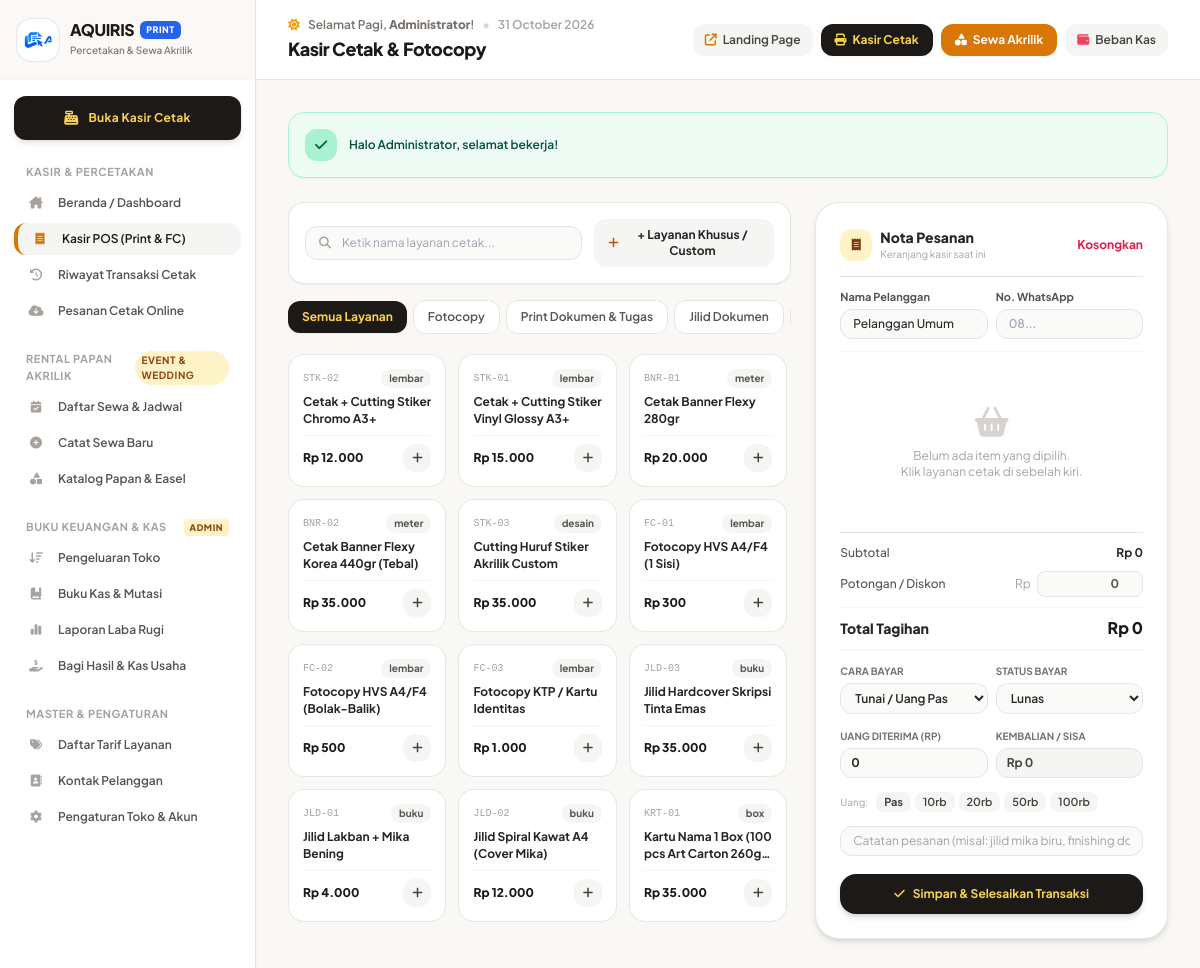
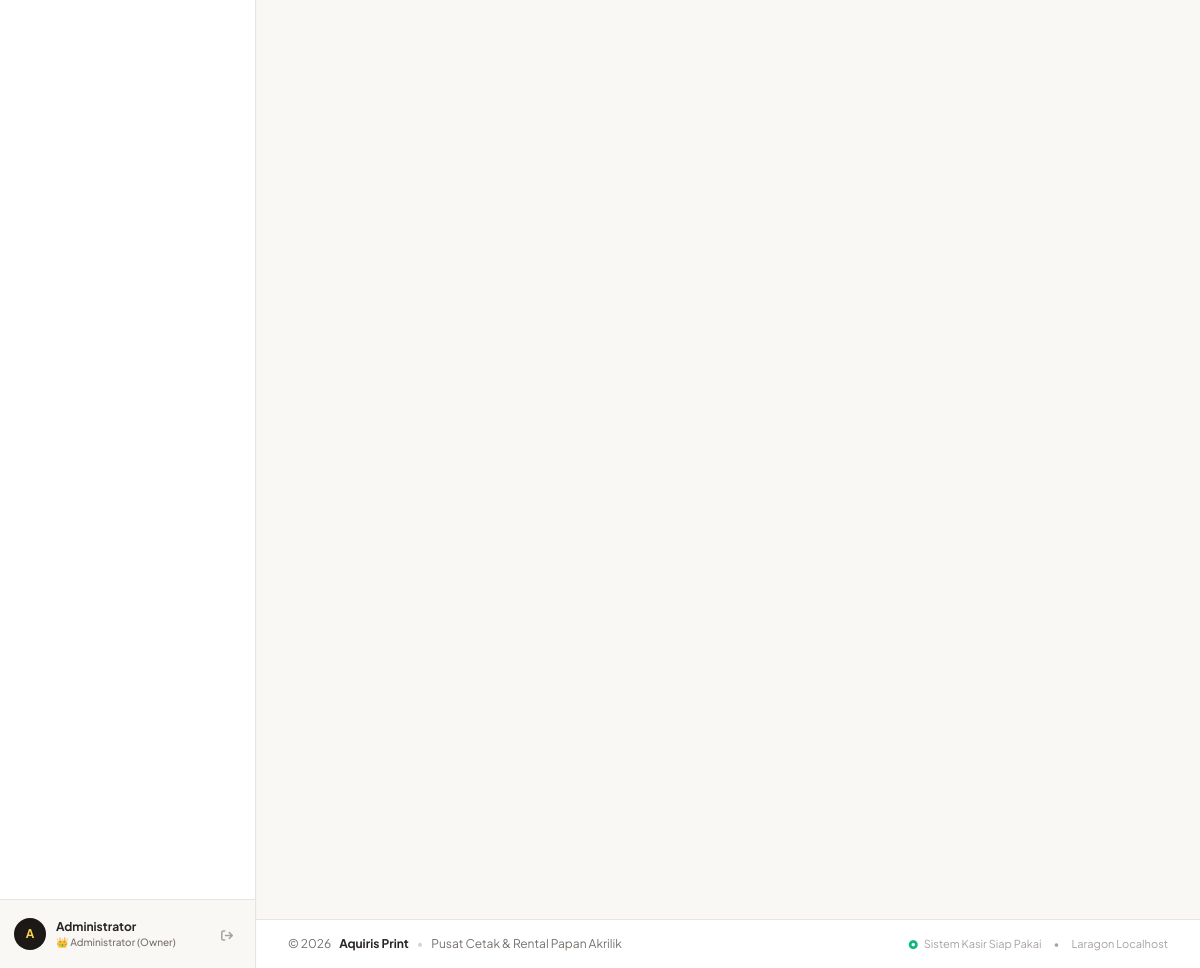
Page /kasir.php (signed in) on the committed database (2 pictures, top to bottom).
### tables this page shows
CREATE TABLE `categories_product` (
  `id` int NOT NULL AUTO_INCREMENT,
  `name` varchar(100) NOT NULL,
  `created_at` timestamp NULL DEFAULT CURRENT_TIMESTAMP,
  PRIMARY KEY (`id`)
);

CREATE TABLE `products` (
  `id` int NOT NULL AUTO_INCREMENT,
  `category_id` int DEFAULT NULL,
  `code` varchar(50) DEFAULT NULL,
  `name` varchar(150) NOT NULL,
  `unit` varchar(30) NOT NULL DEFAULT 'lembar',
  `price` decimal(12,2) NOT NULL DEFAULT '0.00',
  `created_at` timestamp NULL DEFAULT CURRENT_TIMESTAMP,
  PRIMARY KEY (`id`),
  UNIQUE KEY `code` (`code`),
  KEY `category_id` (`category_id`)
);

### includes/functions.php (called while the page is built, shortened)
<?php
function formatRupiah($amount): string {
    $val = (float)($amount ?? 0);
    return 'Rp ' . number_format($val, 0, ',', '.');
}

### kasir.php (the view, shortened to what this page needs)
<?php
require_once __DIR__ . '/includes/header.php';
$pdo = Database::getConnection();
$categories = $pdo->query("SELECT * FROM categories_product ORDER BY id ASC")->fetchAll();
$products = $pdo->query("SELECT p.*, c.name as category_name FROM products p LEFT JOIN categories_product c ON p.category_id = c.id ORDER BY p.name ASC")->fetchAll();
?>
<div class="grid grid-cols-1 lg:grid-cols-12 gap-6 items-start">
    <div class="lg:col-span-7 space-y-4">
        <div class="bg-white p-4 rounded-2xl border border-stone-200/90 shadow-sm flex flex-col sm:flex-row gap-3 items-center justify-between">
            <div class="relative w-full sm:w-80">
                <div class="absolute inset-y-0 left-0 pl-3.5 flex items-center pointer-events-none text-stone-400">
                </div>
                <input type="text" id="searchProduct" placeholder="Ketik nama layanan cetak..."
                    class="w-full pl-9 pr-3 py-2 bg-stone-50 border border-stone-200 rounded-xl text-xs focus:ring-2 focus:ring-amber-500 focus:bg-white outline-none transition" />
            </div>
            <button type="button" onclick="openCustomItemModal()" class="w-full sm:w-auto inline-flex items-center justify-center gap-1.5 px-3.5 py-2 bg-stone-100 hover:bg-stone-200 text-stone-800 rounded-xl text-xs font-bold transition">
                <i class="fa-solid fa-plus text-amber-700"></i>
                <span>+ Layanan Khusus / Custom</span>
            </button>
        </div>
        <div class="flex items-center gap-1.5 overflow-x-auto pb-1 scrollbar-none text-xs">
            <button type="button" onclick="filterCategory('all')" class="category-btn active px-3.5 py-2 rounded-xl font-bold transition bg-stone-900 text-amber-300 shadow-sm whitespace-nowrap" data-category="all">
                Semua Layanan
            </button>
            <?php foreach ($categories as $cat): ?>
                <button type="button" onclick="filterCategory(<?= $cat['id'] ?>)" class="category-btn px-3.5 py-2 rounded-xl font-semibold transition bg-white text-stone-600 border border-stone-200 hover:bg-stone-100 whitespace-nowrap" data-category="<?= $cat['id'] ?>">
                    <?= htmlspecialchars($cat['name']) ?>
                </button>
            <?php endforeach; ?>
        </div>
        <div id="productGrid" class="grid grid-cols-2 sm:grid-cols-3 gap-3 max-h-[580px] overflow-y-auto pr-1">
            <?php foreach ($products as $p): ?>
                <div class="product-item bg-white p-3.5 rounded-2xl border border-stone-200/90 hover:border-amber-400 hover:shadow-md transition cursor-pointer flex flex-col justify-between group"
                     data-id="<?= $p['id'] ?>"
                     data-name="<?= htmlspecialchars($p['name']) ?>"
                     data-price="<?= (float)$p['price'] ?>"
                     data-unit="<?= htmlspecialchars($p['unit']) ?>"
                     data-category="<?= $p['category_id'] ?>"
                     onclick="addToCart(<?= $p['id'] ?>, '<?= addslashes(htmlspecialchars($p['name'])) ?>', <?= (float)$p['price'] ?>, '<?= htmlspecialchars($p['unit']) ?>')">
                    <div>
                        <div class="flex items-center justify-between text-[10px] text-stone-400 mb-1.5">
                            <span class="font-mono"><?= htmlspecialchars($p['code'] ?: 'CETAK') ?></span>
                            <span class="bg-stone-100 px-2 py-0.5 rounded-full text-stone-600 font-bold"><?= htmlspecialchars($p['unit']) ?></span>
                        </div>
                        <h4 class="font-bold text-xs text-stone-800 group-hover:text-amber-800 transition line-clamp-2 mb-2 leading-snug">
                            <?= htmlspecialchars($p['name']) ?>
                        </h4>
                    </div>
                    <div class="pt-2 border-t border-stone-100 flex items-center justify-between mt-auto">
                        <span class="font-black text-xs text-stone-900">
                            <?= formatRupiah($p['price']) ?>
                        </span>
                        <div class="w-7 h-7 rounded-xl bg-stone-100 text-stone-700 flex items-center justify-center text-xs group-hover:bg-stone-900 group-hover:text-amber-300 transition">
                            <i class="fa-solid fa-plus"></i>
                        </div>
                    </div>
                </div>
            <?php endforeach; ?>
        </div>
    </div>
    <div class="lg:col-span-5 bg-white rounded-3xl border border-stone-200/90 shadow-md p-5 sm:p-6 sticky top-0">
        <div class="flex items-center justify-between pb-3.5 border-b border-stone-200">
            <div class="flex items-center gap-2">
                <div class="w-8 h-8 rounded-xl bg-amber-100 text-amber-900 flex items-center justify-center text-xs font-bold">
                    <i class="fa-solid fa-receipt"></i>
                </div>
                <div>
                    <h3 class="font-extrabold text-sm text-stone-800">Nota Pesanan</h3>
                    <p class="text-[10px] text-stone-400">Keranjang kasir saat ini</p>
                </div>
            </div>
            <button type="button" onclick="clearCart()" class="text-xs text-rose-600 hover:text-rose-700 font-bold">
                Kosongkan
            </button>
        </div>
        <div class="py-3 border-b border-stone-100 space-y-2">
            <div class="grid grid-cols-2 gap-2 text-xs">
                <div>
                    <label class="block text-[11px] font-bold text-stone-600 mb-1">Nama Pelanggan</label>
                    <input type="text" id="customerName" placeholder="Umum / Nama..." value="Pelanggan Umum"
                           class="w-full px-3 py-1.5 bg-stone-50 border border-stone-200 rounded-xl text-xs outline-none focus:ring-1 focus:ring-amber-500 font-medium" />
                </div>
                <div>
                    <label class="block text-[11px] font-bold text-stone-600 mb-1">No. WhatsApp</label>
                    <input type="text" id="customerPhone" placeholder="08..."
                           class="w-full px-3 py-1.5 bg-stone-50 border border-stone-200 rounded-xl text-xs outline-none focus:ring-1 focus:ring-amber-500 font-medium" />
                </div>
            </div>
        </div>
        <div id="cartItemsList" class="my-3 max-h-56 overflow-y-auto divide-y divide-stone-100 space-y-2">
            <div id="emptyCartNotice" class="text-center py-10 text-stone-400 text-xs">
                <i class="fa-solid fa-basket-shopping text-3xl mb-2 text-stone-300"></i>
                <p>Belum ada item yang dipilih.<br>Klik layanan cetak di sebelah kiri.</p>
            </div>
        </div>
        <div class="pt-3 border-t border-stone-200 space-y-2.5 text-xs">
            <div class="flex justify-between items-center text-stone-600">
                <span class="font-medium">Subtotal</span>
                <span id="cartSubtotalText" class="font-bold text-stone-800">Rp 0</span>
            </div>
            <div class="flex justify-between items-center text-stone-600">
                <span class="font-medium">Potongan / Diskon</span>
                <div class="flex items-center gap-1.5 w-32">
                    <span class="text-stone-400 text-xs">Rp</span>
                    <input type="number" id="discountInput" value="0" min="0" oninput="renderCartSummary()"
                           class="w-full px-2 py-1 bg-stone-50 border border-stone-200 rounded-lg text-right text-xs outline-none focus:ring-1 focus:ring-amber-500 font-bold" />
                </div>
            </div>
            <div class="flex justify-between items-center pt-2 border-t border-stone-100 text-sm">
                <span class="font-black text-stone-800">Total Tagihan</span>
                <span id="cartGrandTotalText" class="font-black text-stone-900 text-base">Rp 0</span>
            </div>
            <div class="pt-3 space-y-2.5 border-t border-stone-100">
                <div class="grid grid-cols-2 gap-2">
                    <div>
                        <label class="block text-[10px] font-bold text-stone-500 uppercase">Cara Bayar</label>
                        <select id="paymentMethod" class="w-full mt-1 px-2.5 py-1.5 bg-stone-50 border border-stone-200 rounded-xl text-xs outline-none font-semibold">
                            <option value="tunai">Tunai / Uang Pas</option>
                        </select>
                    </div>
                    <div>
                        <label class="block text-[10px] font-bold text-stone-500 uppercase">Status Bayar</label>
                        <select id="paymentStatus" onchange="handlePaymentStatusChange()" class="w-full mt-1 px-2.5 py-1.5 bg-stone-50 border border-stone-200 rounded-xl text-xs outline-none font-semibold">
                            <option value="lunas">Lunas</option>
                        </select>
                    </div>
                </div>
                <div class="grid grid-cols-2 gap-2 pt-1">
                    <div>
                        <label class="block text-[10px] font-bold text-stone-500 uppercase">Uang Diterima (Rp)</label>
                        <input type="number" id="paidAmountInput" value="0" min="0" oninput="renderCartSummary()"
                               class="w-full mt-1 px-2.5 py-1.5 bg-stone-50 border border-stone-200 rounded-xl text-xs outline-none font-bold text-stone-800" />
                    </div>
                    <div>
                        <label class="block text-[10px] font-bold text-stone-500 uppercase">Kembalian / Sisa</label>
                        <div id="changeAmountText" class="w-full mt-1 px-2.5 py-1.5 bg-stone-100 border border-stone-200 rounded-xl text-xs font-bold text-stone-700">
                            Rp 0
                        </div>
                    </div>
                </div>
                <div class="flex items-center gap-1 pt-1 text-[11px] overflow-x-auto scrollbar-none">
                    <span class="text-stone-400 text-[10px] mr-1">Uang:</span>
                    <button type="button" onclick="setExactAmount()" class="px-2 py-0.5 bg-stone-100 hover:bg-stone-200 rounded-lg font-bold text-stone-700">Pas</button>
                    <button type="button" onclick="setCashPreset(10000)" class="px-2 py-0.5 bg-stone-100 hover:bg-stone-200 rounded-lg font-semibold text-stone-700">10rb</button>
                    <button type="button" onclick="setCashPreset(20000)" class="px-2 py-0.5 bg-stone-100 hover:bg-stone-200 rounded-lg font-semibold text-stone-700">20rb</button>
                    <button type="button" onclick="setCashPreset(50000)" class="px-2 py-0.5 bg-stone-100 hover:bg-stone-200 rounded-lg font-semibold text-stone-700">50rb</button>
                    <button type="button" onclick="setCashPreset(100000)" class="px-2 py-0.5 bg-stone-100 hover:bg-stone-200 rounded-lg font-semibold text-stone-700">100rb</button>
                </div>
            </div>
            <div class="pt-1">
                <input type="text" id="orderNotes" placeholder="Catatan pesanan (misal: jilid mika biru, finishing doff)..."
                       class="w-full px-3 py-1.5 bg-stone-50 border border-stone-200 rounded-xl text-xs outline-none text-stone-600" />
            </div>
            <div class="pt-2">
                <button type="button" id="btnSubmitOrder" onclick="processOrderCheckout()"
                        class="w-full py-3 bg-stone-900 hover:bg-stone-800 text-amber-300 font-bold rounded-2xl text-xs shadow-md shadow-stone-900/15 transition flex items-center justify-center gap-2">
                    <i class="fa-solid fa-check"></i>
                    <span>Simpan & Selesaikan Transaksi</span>
                </button>
            </div>
        </div>
    </div>
</div>
<?php require_once __DIR__ . '/includes/footer.php'; ?>

### includes/header.php (style rules this page uses)
html, body { height: 100%; overflow: hidden; margin: 0; padding: 0; }
body { font-family: 'Plus Jakarta Sans', sans-serif; background-color: #FAF8F5; color: #292524; }

### rows in the picture
categories_product: name "Fotocopy"
categories_product: name "Print Dokumen & Tugas"
categories_product: name "Jilid Dokumen"
products: code "STK-02", unit "lembar", name "Cetak + Cutting Stiker Chromo A3+", price "Rp 12.000"
products: code "STK-01", unit "lembar", name "Cetak + Cutting Stiker Vinyl Glossy A3+", price "Rp 15.000"
products: code "BNR-01", unit "meter", name "Cetak Banner Flexy 280gr", price "Rp 20.000"
products: code "BNR-02", unit "meter", name "Cetak Banner Flexy Korea 440gr (Tebal)", price "Rp 35.000"
products: code "STK-03", unit "desain", name "Cutting Huruf Stiker Akrilik Custom", price "Rp 35.000"
products: code "FC-01", unit "lembar", name "Fotocopy HVS A4/F4 (1 Sisi)", price "Rp 300"
products: code "FC-02", unit "lembar", name "Fotocopy HVS A4/F4 (Bolak-Balik)", price "Rp 500"
products: code "FC-03", unit "lembar", name "Fotocopy KTP / Kartu Identitas", price "Rp 1.000"
products: code "JLD-03", unit "buku", name "Jilid Hardcover Skripsi Tinta Emas", price "Rp 35.000"
products: code "JLD-01", unit "buku", name "Jilid Lakban + Mika Bening", price "Rp 4.000"
products: code "JLD-02", unit "buku", name "Jilid Spiral Kawat A4 (Cover Mika)", price "Rp 12.000"
products: code "KRT-01", unit "box", name "Kartu Nama 1 Box (100 pcs Art Carton…", price "Rp 35.000"

### other values in the picture
substr($currentUser['name'] ?? 'U', 0, 1) "A"
$currentUser['name'] "Administrator"
$greeting "Selamat Pagi"
explode(' ', $currentUser['name'])[0] "Administrator"
$pageTitle "Kasir Cetak & Fotocopy"
$flash['message'] "Halo Administrator, selamat bekerja!"
getSetting('shop_name', 'Aquiris Print') "Aquiris Print"
